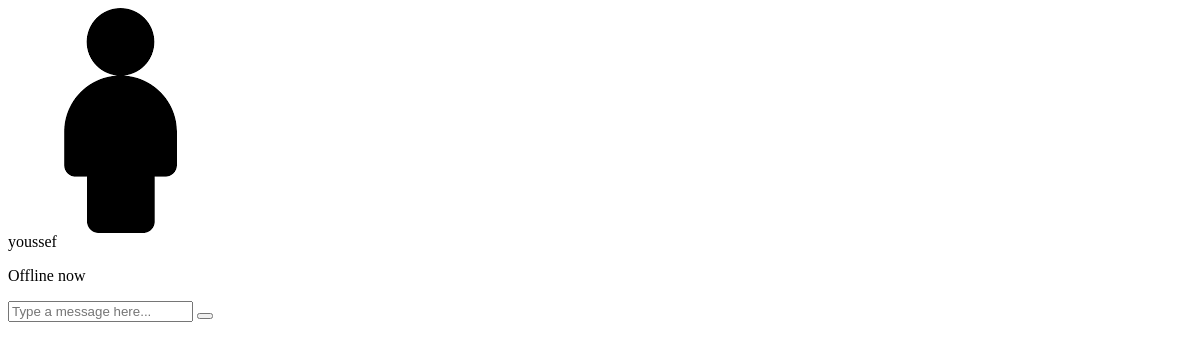
/Php/data2.php?userid=234920460, run on an earlier commit of the app's database.
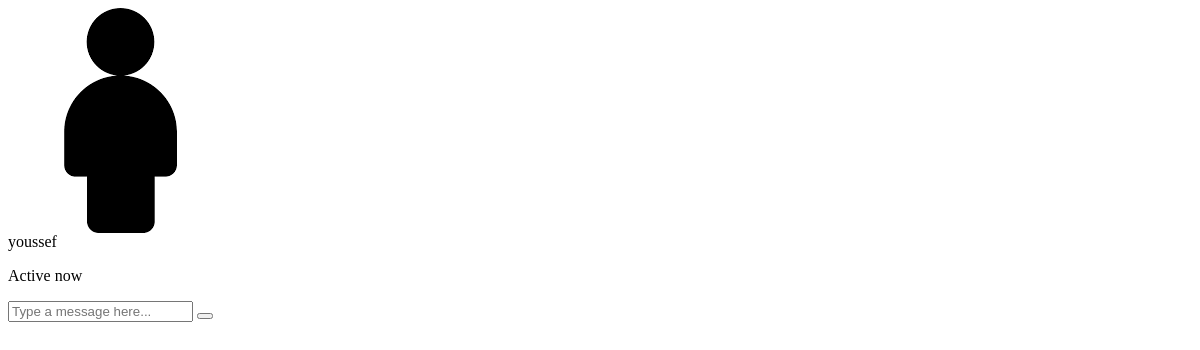
And on a later commit of the database.
### tables this page shows
CREATE TABLE `users` (
  `type` varchar(100) NOT NULL,
  `userid` int(100) NOT NULL,
  `email` varchar(100) NOT NULL,
  `password` varchar(100) NOT NULL,
  `username` varchar(100) NOT NULL,
  `gender` varchar(100) NOT NULL,
  `image` varchar(100) NOT NULL,
  `status` varchar(255) NOT NULL DEFAULT 'Offline now',
  `unique_id` int(255) DEFAULT NULL
);

### Php/data2.php (the view, shortened to what this page needs)
    <?php
    $output = "";
              include"DBConnection.php";
          $userid = mysqli_real_escape_string($conn, $_GET['userid']);
          $sql2 = mysqli_query($conn, "SELECT * FROM users WHERE unique_id = {$userid}");
          if(mysqli_num_rows($sql2) > 0){
            $row2 = mysqli_fetch_assoc($sql2);
          }
        if($_SESSION['Type'] != "Auditor") {
          $output .= '<header>
          <a  class="back-icon" onclick= "back_icon('.$_GET['userid'].')" ><i class="fas fa-arrow-left"></i></a>
          <img src="'. $row2['image'] .'" alt="">
          <div class="details">
            <span>'. $row2['username'] .'</span>
            <p>'. $row2['status'] .'</p>
          </div>
        </header>
        <div class="chat-box">
        </div>
        <form action="#" class="typing-area" id = "uploadImage"  enctype="multipart/form-data">
          <div class="image-upload">
              <label for="uploadFile">
                <i class="fa fa-upload" aria-hidden="true"></i>
              </label>
              <input name="uploadFile" id="uploadFile" type="file" onchange="showPreview(event)">
              <input type="text" class="hiddenImageName" name="hiddenImageName" hidden>
          </div>
          <input type="text" class="incoming_id" name="incoming_id" value="'. $row2['unique_id'] .'" hidden>
          <input type="text" id = "input-field" name="message" class="input-field" placeholder="Type a message here..." autocomplete="off">
          <button><i class="fab fa-telegram-plane"></i></button>
        </form>
        ';
    }
    echo $output;
?>

What changed in the data, as far as the page shows it:
changed users "youssef": status "Offline now" → "Active now"
